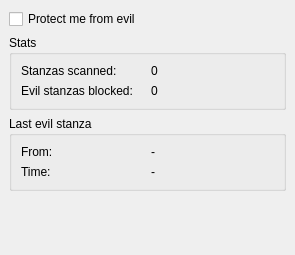
<ui version="4.0" >
 <class>OptAntiEvil</class>
 <widget class="QWidget" name="OptAntiEvil" >
  <property name="geometry" >
   <rect>
    <x>0</x>
    <y>0</y>
    <width>295</width>
    <height>255</height>
   </rect>
  </property>
  <property name="windowTitle" >
   <string>OptAntiEvil</string>
  </property>
  <layout class="QVBoxLayout" >
   <property name="margin" >
    <number>9</number>
   </property>
   <property name="spacing" >
    <number>6</number>
   </property>
   <item>
    <widget class="QCheckBox" name="ck_enable" >
     <property name="text" >
      <string>Protect me from evil</string>
     </property>
    </widget>
   </item>
   <item>
    <widget class="QGroupBox" name="groupBox_3" >
     <property name="title" >
      <string>Stats</string>
     </property>
     <layout class="QGridLayout" >
      <property name="margin" >
       <number>9</number>
      </property>
      <property name="spacing" >
       <number>6</number>
      </property>
      <item row="1" column="1" >
       <widget class="QLabel" name="lb_statsBlocked" >
        <property name="text" >
         <string>0</string>
        </property>
       </widget>
      </item>
      <item row="0" column="1" >
       <widget class="QLabel" name="lb_statsScanned" >
        <property name="text" >
         <string>0</string>
        </property>
       </widget>
      </item>
      <item row="1" column="0" >
       <widget class="QLabel" name="label_14" >
        <property name="text" >
         <string>Evil stanzas blocked:</string>
        </property>
       </widget>
      </item>
      <item row="0" column="0" >
       <widget class="QLabel" name="label_13" >
        <property name="text" >
         <string>Stanzas scanned:</string>
        </property>
       </widget>
      </item>
     </layout>
    </widget>
   </item>
   <item>
    <widget class="QGroupBox" name="groupBox_2" >
     <property name="title" >
      <string>Last evil stanza</string>
     </property>
     <layout class="QGridLayout" >
      <property name="margin" >
       <number>9</number>
      </property>
      <property name="spacing" >
       <number>6</number>
      </property>
      <item row="1" column="1" >
       <widget class="QLabel" name="lb_lastTime" >
        <property name="text" >
         <string>-</string>
        </property>
       </widget>
      </item>
      <item row="0" column="1" >
       <widget class="QLabel" name="lb_lastFrom" >
        <property name="text" >
         <string>-</string>
        </property>
       </widget>
      </item>
      <item row="1" column="0" >
       <widget class="QLabel" name="label_8" >
        <property name="text" >
         <string>Time:</string>
        </property>
       </widget>
      </item>
      <item row="0" column="0" >
       <widget class="QLabel" name="label_7" >
        <property name="text" >
         <string>From:</string>
        </property>
       </widget>
      </item>
     </layout>
    </widget>
   </item>
   <item>
    <spacer>
     <property name="orientation" >
      <enum>Qt::Vertical</enum>
     </property>
     <property name="sizeHint" >
      <size>
       <width>20</width>
       <height>40</height>
      </size>
     </property>
    </spacer>
   </item>
  </layout>
 </widget>
 <tabstops>
  <tabstop>ck_enable</tabstop>
 </tabstops>
 <resources/>
 <connections/>
</ui>
